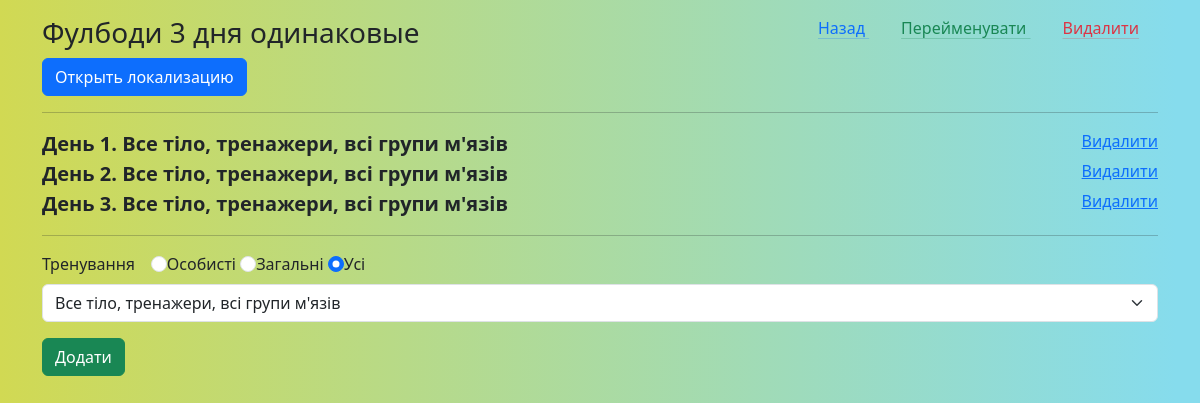
The page /plan_new/5 (signed in) on the database as committed earlier.
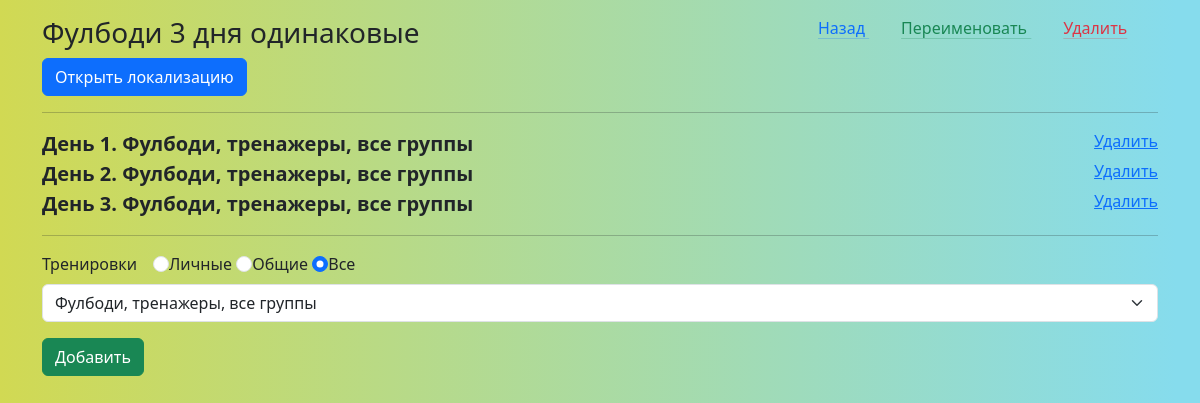
The same page on the database as committed later.
### _models.py (models this page shows, shortened)
class User(db.Model, UserMixin):
    __tablename__ = 'users'
    id = db.Column(db.Integer, primary_key=True)
    name = db.Column(db.String(80), nullable=False, unique=True)
    password = db.Column(db.String(80), nullable=False)
    role = db.Column(db.String(80), nullable=False, default='user')
    email = db.Column(db.String(80), unique=True, nullable=False)
    language = db.Column(db.String(20), default='EN')
    preferences = db.Column(db.Text, default=[])
    date_registration = Column(db.DateTime)
    date_last_activity = Column(db.DateTime)
    trainings = relationship('UserTraining', back_populates='user')

class Training(db.Model):
    __tablename__ = 'trainings'
    training_id = db.Column(db.Integer, primary_key=True)
    name = db.Column(db.String(50), nullable=False)
    local_names = db.Column(db.Text)
    owner = db.Column(db.String(80), default='admin')
    exercises = relationship('Exercise', secondary='training_exercises', overlaps="trainings")
    user_trainings = relationship('UserTraining', back_populates='training', cascade='all, delete-orphan')
    plans = relationship('Plan', secondary='plan_trainings', back_populates='trainings')

### main.py (the view)
@app.route('/plan_new/<int:plan_id>', methods=['POST', 'GET'])
@login_required
def plan_new(plan_id):
    languages = config.LANGUAGES
    empty_locals = {lang: '' for lang in languages}
    train_local_names= {}
    plan_trainings = []
    all_plan_trainings = []
    plan_local_names = empty_locals
    conditions = or_(Training.owner == 'admin', Training.owner == current_user.name)
    trainings = Training.query.filter(conditions).all()
    for train in trainings:
        if train.owner == 'admin':
            train_local_names_loads = json.loads(train.local_names)
            train_local_name = train_local_names_loads[current_user.language]
        else:
            train_local_name = train.name
        train_local_names[train] = train_local_name
    plan = Plan.query.get(plan_id)
    if plan:
        plan_local_names = json.loads(plan.local_names) if plan.local_names is not None else empty_locals
        plan_trainings = Plan_Trainings.query.filter_by(plan_id=plan_id).all()
        train_ids = [plan_training.training_id for plan_training in plan_trainings]
        for plan_training in plan_trainings:
            if plan_training.training_id in train_ids:
                train = Training.query.get(plan_training.training_id)
                all_plan_trainings.append([train, plan_training.id])
    if request.method == 'POST' and plan_id == 0:
        plan_name = request.form.get('plan_name')
        unique_name = generate_unique_plan_name(plan_name)
        plan = Plan(name=unique_name, owner=current_user.name)
        db.session.add(plan)
        try:
            db.session.commit()
        except:
            db.session.rollback()
            local_flash('Base_error')
            return redirect(url_for('plans_all'))
    else:
        plan = Plan.query.get(plan_id)
        if not plan:
            return redirect(url_for('plans_all'))
        if plan.owner != current_user.name:
            local_flash('cannot_edit_plan')
            return redirect(url_for('plans_all'))
    return render_template('plan_new.html', trainings=trainings, plan=plan, plan_trainings=plan_trainings, plan_id=plan.id,
                           all_plan_trainings=all_plan_trainings, languages=languages, plan_local_names=plan_local_names,
                           train_local_names=train_local_names)

### _logic.py (called while the page is built)
def load_localization_dict():
    phrases = Localization.query.all()
    phrases_list = {}
    for phrase in phrases:
        translations_dict = json.loads(phrase.translations)
        phrases_list[phrase.key] = translations_dict
    return phrases_list

### main.py (called while the page is built)
@login_manager.user_loader
def load_user(user_id):
    return User.query.get(int(user_id))

@app.context_processor
def inject_local_dict():
    local_dict = load_localization_dict()
    return {'local_dict': local_dict}

### templates/plan_new.html (shortened to what this page needs)
{% extends 'base.html' %}
{% block body %}
<div class="mt-3">
    <div class="row">
        <div class="col-8">
            <h3>{{plan.name}}</h3>
        </div>
        <div class="col-4">
            <a href="/plans_all" class="mx-3 link-primary link-offset-2 link-underline-opacity-25 link-underline-opacity-100-hover">
                {{local_dict['Back'][current_user.language]}}
            </a>
            <a href="#" data-bs-toggle="modal" data-bs-target="#rename_plan" class="mx-3 link-success link-offset-2 link-underline-opacity-25 link-underline-opacity-100-hover">
                {{local_dict['Rename'][current_user.language]}}
            </a>
            <a href="#" data-bs-toggle="modal" data-bs-target="#delete_plan" class="mx-3 link-danger link-offset-2 link-underline-opacity-25 link-underline-opacity-100-hover">
                {{local_dict['Delete'][current_user.language]}}
            </a>
        </div>
    </div>
    {% if current_user.role == 'admin' %}
        <form action="/save_plan_localization" method="post">
            <div class="">
                <a class="btn btn-primary" data-bs-toggle="collapse" href="#localization_collapse" role="button" aria-expanded="false" aria-controls="localization_collapse">
                    Открыть локализацию
                  </a>
            </div>
        </form>
        {% endif %}
    <hr>
<div class="mb-2" id="plan_trainings" data-plan-id="{{ plan_id }}">
    {% for train_plantrain in all_plan_trainings %}
    <div class="d-flex">
        <div class="fs-5 fw-semibold flex-grow-1">
            {{local_dict['Day'][current_user.language]}} {{loop.index}}. {{train_local_names[train_plantrain[0]]}}
        </div>
        <div class="d-flex">
            <a href="/del_train_from_plan/{{train_plantrain[1]}}">
                {{local_dict['Delete'][current_user.language]}}
            </a>
        </div>
    </div>
    {% endfor %}
</div>
<hr>
    <div class="d-flex mb-2">
        <div class="me-3">
            {{local_dict['Workouts'][current_user.language]}}
        </div>
        <div class="me-3">
            <input class="form-check-input" type="radio" id="personal" name="plan_new_radio_filter" value="personal"><label for="personal">
            {{local_dict['Personal'][current_user.language]}}
        </label>
            <input class="form-check-input" type="radio" id="common" name="plan_new_radio_filter" value="common"><label for="common">
            {{local_dict['General'][current_user.language]}}
        </label>
            <input class="form-check-input" type="radio" id="all" name="plan_new_radio_filter" checked value="all"><label for="all">
            {{local_dict['All'][current_user.language]}}
        </label>
        </div>
    </div>
<div class="">
     <select name="select_train" id="select_train" class="form-select form-select-md mb-3 me-2" aria-label=".form-select-md example">
        {% for train in trainings %}
            <option data-owner="{{train.owner}}" value="{{train.training_id}}">{{train_local_names[train]}}</option>
        {% endfor %}
    </select>
</div>
    <form id="myForm" action="/plan_add_train" method="post">
        <div class="">
            <input type="submit" class="btn btn-success"  value="{{local_dict['Add'][current_user.language]}}">
        </div>
    </form>
</div>
{% endblock %}

Rows that differ between the two databases and show on the page:
changed User "День": language "Перейменувати" → "Переименовать"; language "Видалити" → "Удалить"; language "Тренування" → "Тренировки"; language "Особисті" → "Личные"; language "Загальні" → "Общие"; language "Усі" → "Все"; language "Додати" → "Добавить"
computed for Training: name "Все тіло, тренажери, всі групи м'язів" → "Фулбоди, тренажеры, все группы"
Other text that changed with them:
form field plan_new_radio_filter: "☐ Особисті" → "☐ Личные"
form field plan_new_radio_filter: "☐ Загальні" → "☐ Общие"
form field plan_new_radio_filter: "☑ Усі" → "☑ Все"
form field select_train: "Все тіло, тренажери, всі групи м'язів" → "Фулбоди, тренажеры, все группы"
